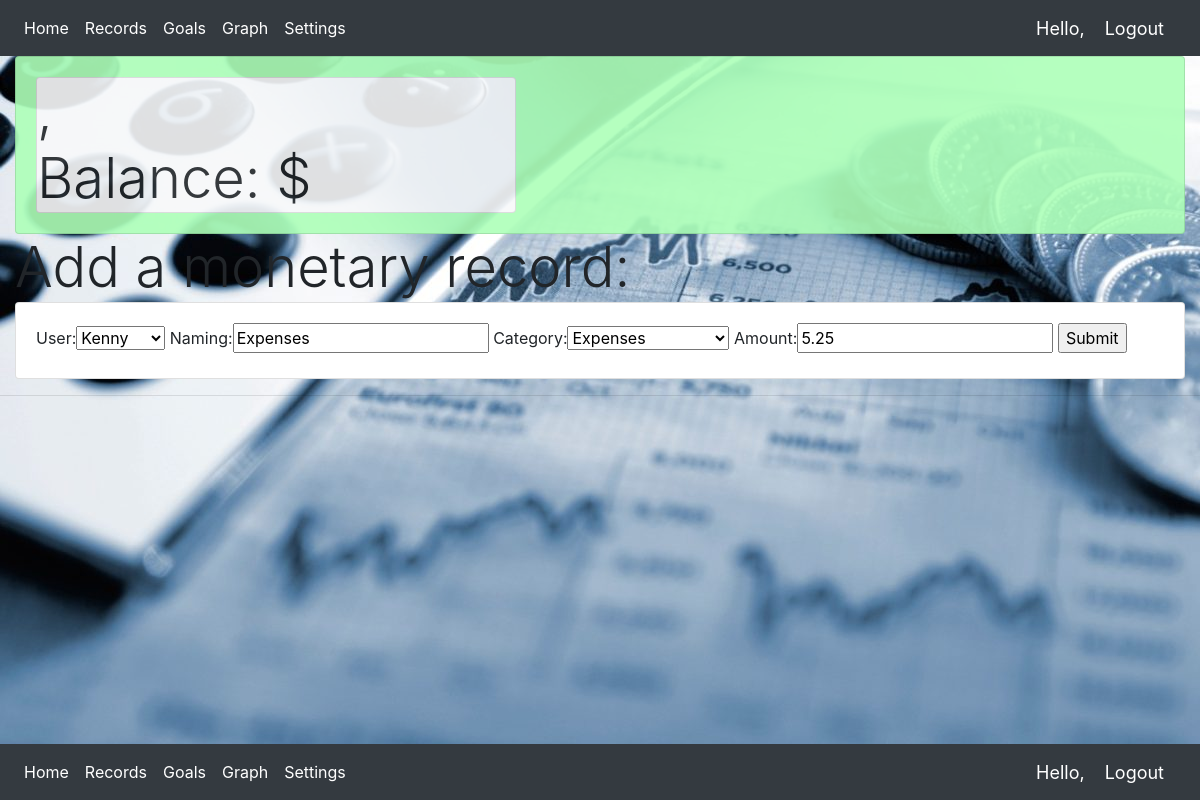
/update_record/4/, run on the app's committed database.
### MGMT/models.py (models this page shows, shortened)
class moneyRecord(models.Model):
    CATEGORY = (
                ('Outcome', (
                            ('expenses', 'Expenses'),
                            ('upkeep', 'Upkeep'),
                            ('unforeseen', 'Unforeseen'),
                            )
                ),
                ('Income', (
                            ('monthly income', 'Monthly Income'),
                            ('dividents', 'Dividents'),
                            ('other', 'Other'),
                            )
                ),
            )
    user = models.ForeignKey(moneyUser, null=True, on_delete=models.SET_NULL)
    naming = models.CharField(max_length=200, null=False, blank=True, default="Expenses")
    category = models.CharField(max_length=200, null=False, choices=CATEGORY, default='Outcome')
    amount = models.DecimalField(null=False, max_digits=10, decimal_places=2)
    date_created = models.DateTimeField(auto_now_add=True, null=True)

### MGMT/views.py (the view)
# urls.py: path('update_record/<str:pk>/', views.updateRecord, name="update_record"),
def updateRecord(request, pk):
    act = moneyRecord.objects.get(id=pk)
    form = RecordForm(instance=act)
    if request.method == 'POST':
        form = RecordForm(request.POST, instance=act)
        if form.is_valid:
            form.save()
            return redirect('/records/')
    context = {'form': form}
    return render(request, 'MGMT/record_form.html', context)

### MGMT/forms.py
class RecordForm(ModelForm):
    class Meta:
        model = moneyRecord
        fields = '__all__'

### MGMT/models.py (called while the page is built)
    def __str__(self):
        return str(self.name)

### MGMT/templates/MGMT/record_form.html (shortened to what this page needs)
{% extends 'MGMT/main.html' %}
{% block content %}
<div class="display-4">Add a monetary record:</div>
<div class="card card-body">
    <form action="" method="POST">
        {{form}}
        <input type="submit" name="Submit">
    </form>
</div>
{% endblock %}

### static/css/main.css (style rules this page uses)
body { background-image: url('D:\\programs\\010 Programming learning\\Money_MGMT\\static\\images\\Business-Finance-1.jpg'); }

### MGMT/templates/MGMT/main.html (style rules this page uses)
body { background: url("/static/images/Business-Finance-1.jpg") fixed; }

### data on the page
moneyRecord: user "Kenny", naming "Expenses", category "Expenses", amount "5.25"
